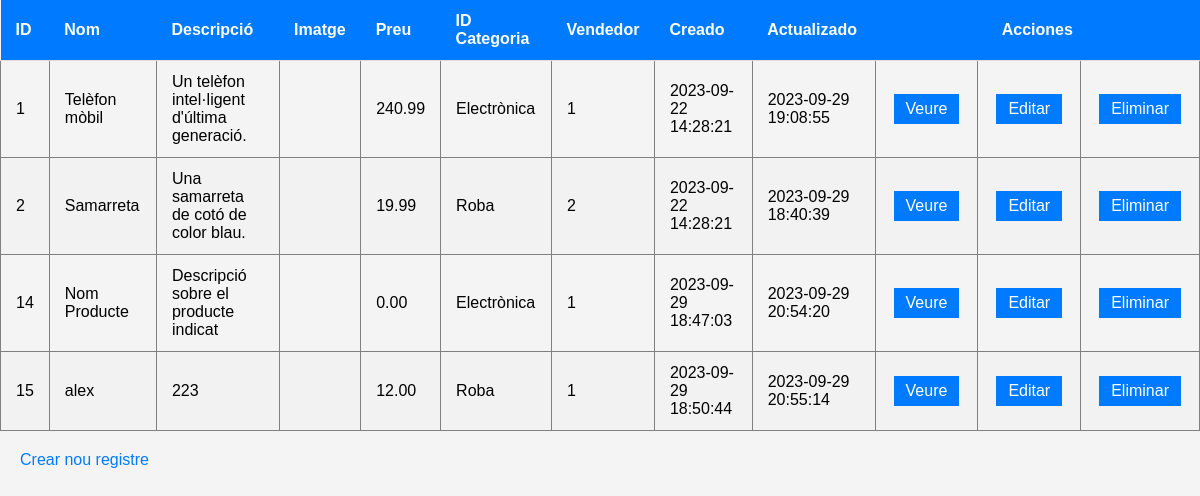
The app's page /products/list, older data.
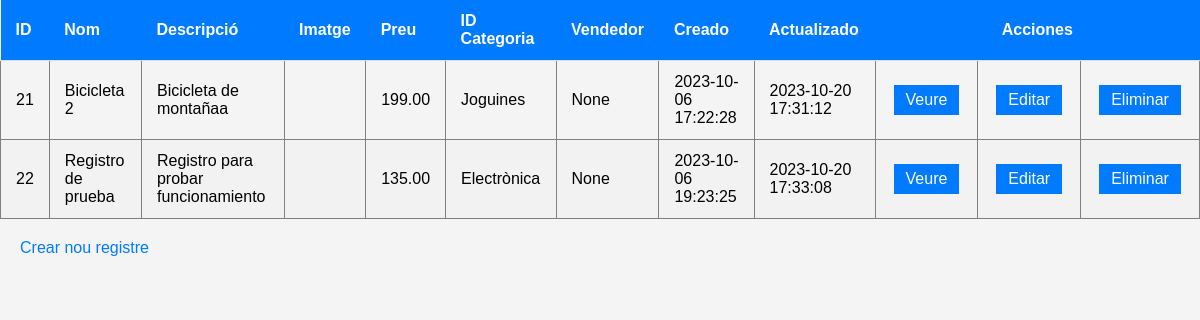
The same page, newer data.
### my_app/models.py (models this page shows)
class Product(db.Model):
    __tablename__ = 'products'
    id = db.Column(db.Integer, primary_key=True)
    title = db.Column(db.Text)
    description = db.Column(db.Text)
    photo = db.Column(db.Text)
    price = db.Column(db.DECIMAL(10, 2))
    category_id = db.Column(db.Integer, db.ForeignKey('categories.id'))
    seller_id = db.Column(db.Integer, db.ForeignKey('users.id'))
    created = db.Column(db.DateTime, default=datetime.utcnow, nullable=False)
    updated = db.Column(db.DateTime, default=datetime.utcnow, nullable=False)

class Category(db.Model):
    __tablename__ = 'categories'
    id = db.Column(db.Integer, primary_key=True)
    name = db.Column(db.Text, unique=True)
    slug = db.Column(db.Text, unique=True)

### my_app/routes_main.py (the view)
@main_bp.route("/products/list")
def list_products():
    lista = db.session.query(Product, Category).join(Category).order_by(Product.id.asc()).all()
    return render_template('products/list.html',results=lista)

### my_app/templates/products/list.html (shortened to what this page needs)
<!DOCTYPE html>
<html lang="en">
<head>
    <link rel="stylesheet" href="/static/list.css">
</head>
<body>
    <table class="table">
        <thead>
            <tr>
                <th>ID</th>
                <th>Nom</th>
                <th>Descripció</th>
                <th>Imatge</th>
                <th>Preu</th>
                <th>ID Categoria</th>
                <th>Vendedor</th>
                <th>Creado</th>
                <th>Actualizado</th>
                <th colspan="3">Acciones</th>
            </tr>
        </thead>
        <tbody>
            {% for (product, categoria) in results %}
            <tr>
                <td>{{ product.id }}</td>
                <td>{{ product.title }}</td>
                <td>{{ product.description }}</td>
                <td>{{ product.photo }}</td>
                <td>{{ product.price }}</td>
                <td>{{ categoria.name }}</td>
                <td>{{ product.seller_id }}</td>
                <td>{{ product.created.strftime("%Y-%m-%d %H:%M:%S") }}</td>
                <td>{{ product.updated.strftime("%Y-%m-%d %H:%M:%S") }}</td>
                <td><a class="action" href="/products/read/{{ product.id }}" title="Veure">Veure</a></td>
                <td><a class="action" href="/products/update/{{ product.id }}" title="Editar">Editar</a></td>
                <td><a class="action" href="/products/delete/{{ product.id }}" title="Eliminar">Eliminar</a></td>
            </tr>
            {% endfor %}
        </tbody>
    </table>
    <div class="enlaces"> <a href="/products/create">Crear nou registre</a>
    </div>
</body>
</html>

Row changes from the older to the newer data that the page shows:
no longer on this page (row edited): Product: id "1", title "Telèfon mòbil", description "Un telèfon intel·ligent d'última generació.", price "240.99", name "Electrònica", seller_id "1", created "2023-09-22 14:28:21", updated "2023-09-29 19:08:55"
removed Product: id "2", title "Samarreta", description "Una samarreta de cotó de color blau.", price "19.99", name "Roba", seller_id "2", created "2023-09-22 14:28:21", updated "2023-09-29 18:40:39"
removed Product: id "14", title "Nom Producte", description "Descripció sobre el producte indicat", price "0.00", name "Electrònica", seller_id "1", created "2023-09-29 18:47:03", updated "2023-09-29 20:54:20"
removed Product: id "15", title "alex", description "223", price "12.00", name "Roba", seller_id "1", created "2023-09-29 18:50:44", updated "2023-09-29 20:55:14"
added Product: id "21", title "Bicicleta 2", description "Bicicleta de montañaa", price "199.00", name "Joguines", seller_id "None", created "2023-10-06 17:22:28", updated "2023-10-20 17:31:12"
added Product: id "22", title "Registro de prueba", description "Registro para probar funcionamiento", price "135.00", name "Electrònica", seller_id "None", created "2023-10-06 19:23:25", updated "2023-10-20 17:33:08"
